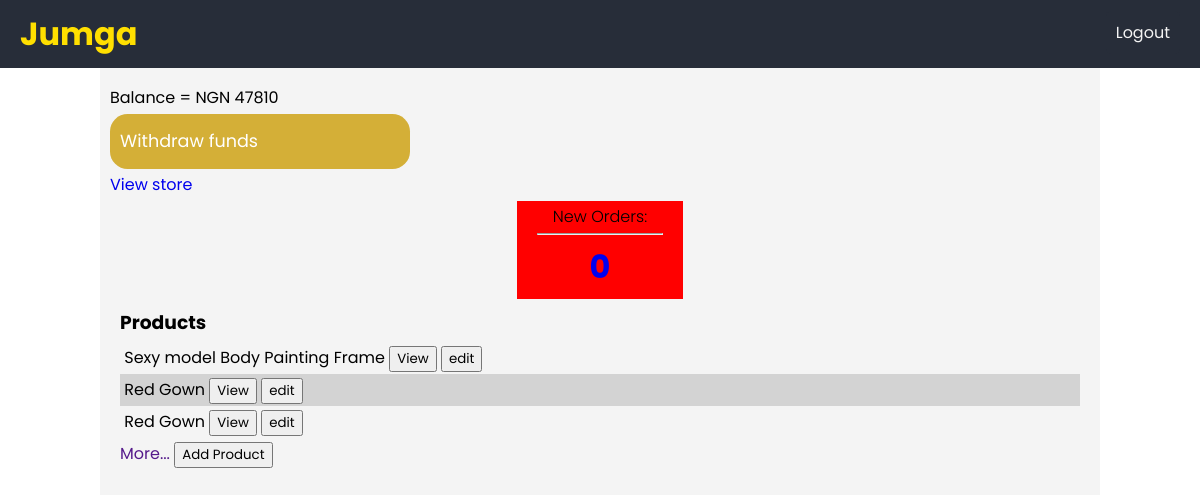
/store/ (signed in), run on an earlier commit of the app's database.
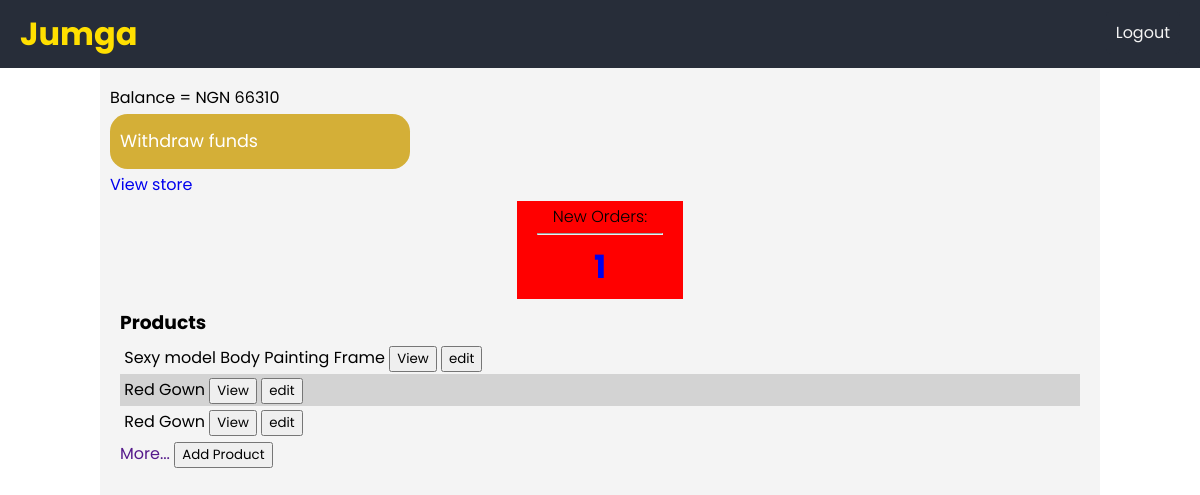
And on a later commit of the database.
### store/models.py (models this page shows, shortened)
class Store(models.Model):
	user = models.OneToOneField(User, on_delete=models.CASCADE)
	name = models.CharField(max_length=100)
	description = models.TextField()
	email = models.EmailField()
	phone_number = PhoneNumberField()
	address_line_1 = models.CharField(max_length=200, null=True)
	address_line_2 = models.CharField(max_length=200, null=True, blank=True)
	city = models.CharField(max_length=50, null=True)
	state = models.CharField(max_length=50, null=True)
	country = models.CharField(max_length=2, choices=CountryChoices.choices, default=CountryChoices.NIGERIA)
	currency = models.CharField(max_length=3, choices=CurrencyChoices.choices, default=CurrencyChoices.NIGEIRA)
	balance = models.IntegerField(default=0)
	is_active = models.BooleanField(default=False)
	has_rider = models.BooleanField(default=False)
	slug = AutoSlugField(populate_from='name')

### store/decorators.py (the view)
    def wrap(request, *args, **kwargs):
        try:
            store = request.user.store
            if store.is_active:
                return function(request, *args, **kwargs)
            else:
                return HttpResponseRedirect(reverse("activate_store"))
        except ObjectDoesNotExist:
            return HttpResponseRedirect(reverse("create_store"))

### account/models.py (called while the page is built)
    def __str__(self):
        return self.email

### store/views.py (called while the page is built)
@login_required
@has_store
def Dashboard(request):
    store = request.user.store
    template = "store/index.html"
    product_list = store.product_set.all().order_by("-date_updated")
    orders = Order.objects.filter(store=store, completed=True)
    deliveries = []
    for order in orders:
        if order.status != "DE":
            deliveries.append(order)
    length = len(deliveries)
    context = {
        "store": store,
        "product_list": product_list,
        "length": length
    }
    return render(request, template, context)

### templates/store/index.html (shortened to what this page needs)
{% extends 'product/base.html' %}
{% block body %}
<div class="details">
	<div class="notifications">
		<p>Balance = {{ store.currency }} {{ store.balance }}</p>
		<a href="{% url 'withdraw' %}" class="proceed-btn">Withdraw funds</a>
		<a href="{% url 'product_list' store.slug %}">View store</a>
		<div class="order-notification">
			<a href="{% url 'pending_orders' %}">
				<p>New Orders:</p>
				<hr>
				<h1>{{ length }}</h1>
			</a>
		</div>
	</div>
	<div class="product-table">
		<h3>Products</h3>
		{% for product in product_list %}
		<div class="product-table-item">
			<span>{{ product.name }}</span>
			<a href="{% url 'details' product.id %}"><button>View</button></a>
			<a href="{% url 'update_product' product.id %}"><button>edit</button></a>
		</div>
		{% endfor %}
		<a href="">More...</a>
		<a href="{% url 'create_product' %}"><button>Add Product</button></a>
	</div>
</div>
{% endblock %}

What changed in the data, as far as the page shows it:
changed Store "NGN": balance "47810" → "66310"
Also different on the page:
{{ length }}: "0" → "1"
